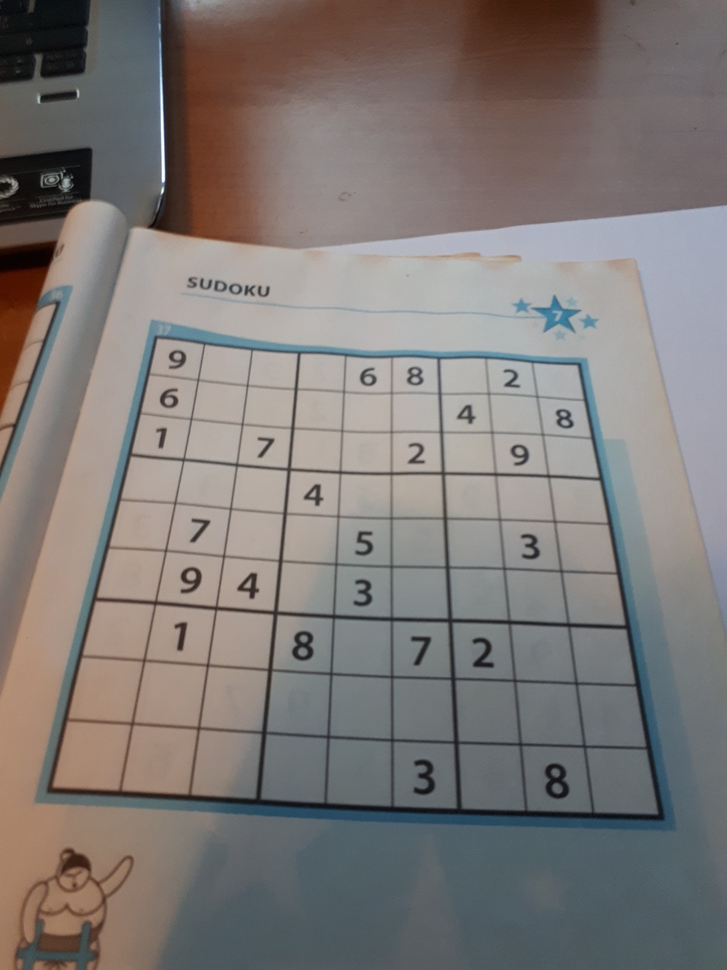
#> input picture SudokuParser/sudokus/10.jpg, 727 x 970 px, shrunk from 3456 x 4608 before the run
$ python -i utils.py   (imports and definitions only)
#> lines starting #> are read from the running program, lines starting #| are printed output that depends on the picture; after the words box and inside, x2 and y2 are one past the last pixel; in counts of white or black regions, pixels touching at a corner belong together
#> further down, picture is the input picture: shape (970, 727, 3); mean B, G, R 118.5, 121, 126.3
import numpy as np
import functools
import shutil
import os

import cv2 as cv

RED = (0,0,255)
BLUE = (0,255,0)
GREEN = (255,0,0)
IMT = (1,0,2)
GS_MAX = 255

GAUSSIAN = cv.ADAPTIVE_THRESH_GAUSSIAN_C
MEAN = cv.ADAPTIVE_THRESH_MEAN_C

# Transposes an image (a cv2 image)
def imT(img):
    return np.transpose(np.array(img), IMT)


# [33 lines left out: functions flt2d, argmax, max, min, argmin, not called in this run]

def eucl(p1, p2):
    return np.linalg.norm(p1-p2)

# [16 lines left out: function flatten, not called in this run]

def take(lst, ixs):
    return [lst[i] for i in ixs]

# lst: list to be filtered
# fn: funtion to filter
# lsts: other mutual lists
def mutFilter(lst1, fn, lst2):
    ixs = getIndex(lst1, fn)
    return take(lst1, ixs), take(lst2, ixs)

def getIndex(lst, fn):
    return [i for i, e in enumerate(lst) if fn(e)]

def setIfIndex(lst, ids, val):
    # TODO: make this more efficient
    return [(val if i in ids else e) for i, e in enumerate(lst)]

# [12 lines left out: functions isDigit, toDigit, not called in this run]

def emptyStrct(strct):
    return strct == []

def getRoot(strct):
    return strct[0]

def getSubStrct(strct):
    return strct[1]

# [19 lines left out: functions deleteOutDirStructure, createOutDirStructure, not called in this run]

def h(x):
    print("Hallo?")

"""Find the largest contour of the given image. If no contour is
found on the image, the contour is the edges of the image.

This method exclusively uses adaptiveThresholding."""
def findLargestContourAT(img,
                         method = GAUSSIAN,
                         window_size_fraction = 0.15,
                         window_size = 5,
                         threshold_C = 15):

#> called with method = 1, window_size_fraction = 0.15, window_size = 5, threshold_C = 15
    img_cp = np.array(img)
    if window_size == None:
        w, h, _ = img_cp.shape
        window_size = int( window_size_fraction *  min(w,h))

    gray = cv.cvtColor(img, cv.COLOR_BGR2GRAY)
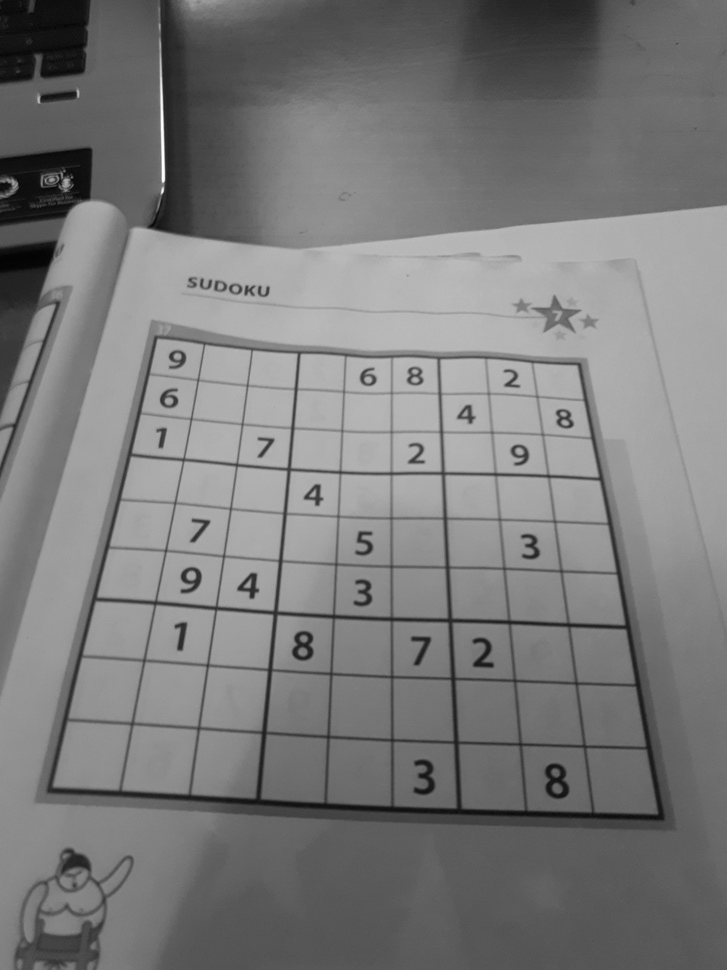
#> gray: shape (970, 727); min 3, max 253, mean 122.3
    edges = cv.adaptiveThreshold(gray,
                                 GS_MAX,
                                 method,
                                 cv.THRESH_BINARY_INV,
                                 window_size,
                                 threshold_C)
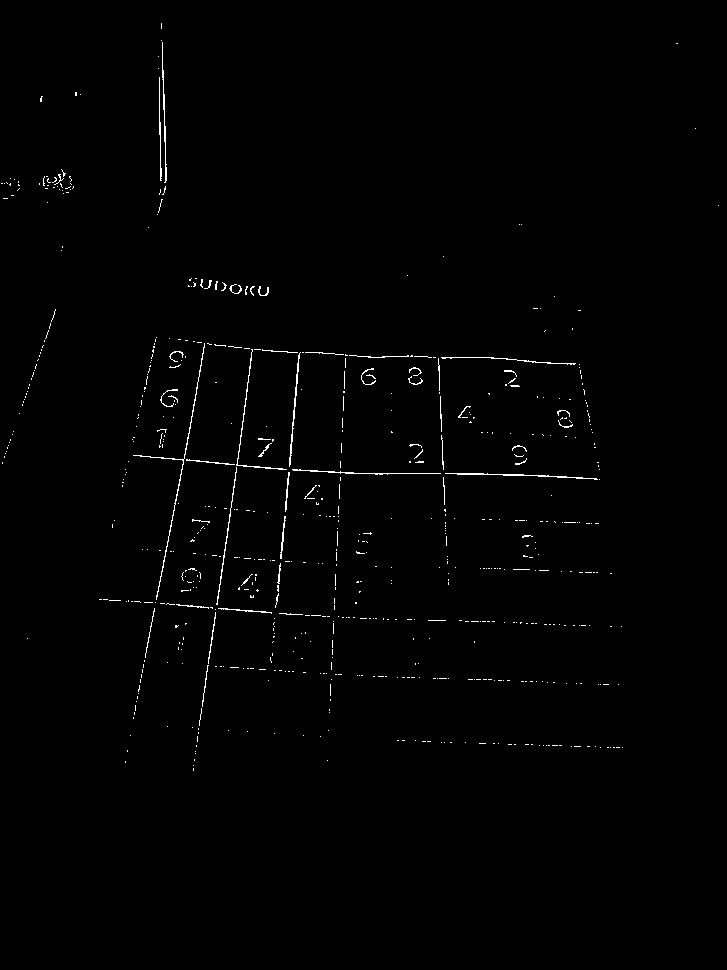
#> edges: shape (970, 727); 0.78% white in thin lines or dots, all inside (x1, y1, x2, y2) = (1, 23, 719, 771)

    contours, hierarchy = cv.findContours(edges,
                                          cv.RETR_TREE,
                                          cv.CHAIN_APPROX_SIMPLE)
#> contours = 662 contours, 650 with area under 20; largest, box (x1, y1, x2, y2) and area: (289, 352, 301, 467) 82, (445, 473, 598, 480) 79, (133, 343, 205, 600) 76, (162, 42, 167, 183) 56, (236, 349, 287, 470) 48

    print(f"contours: {len(contours)}")
#| contours: 662
    img_cp = cv.drawContours(img_cp, contours, -1, GREEN)
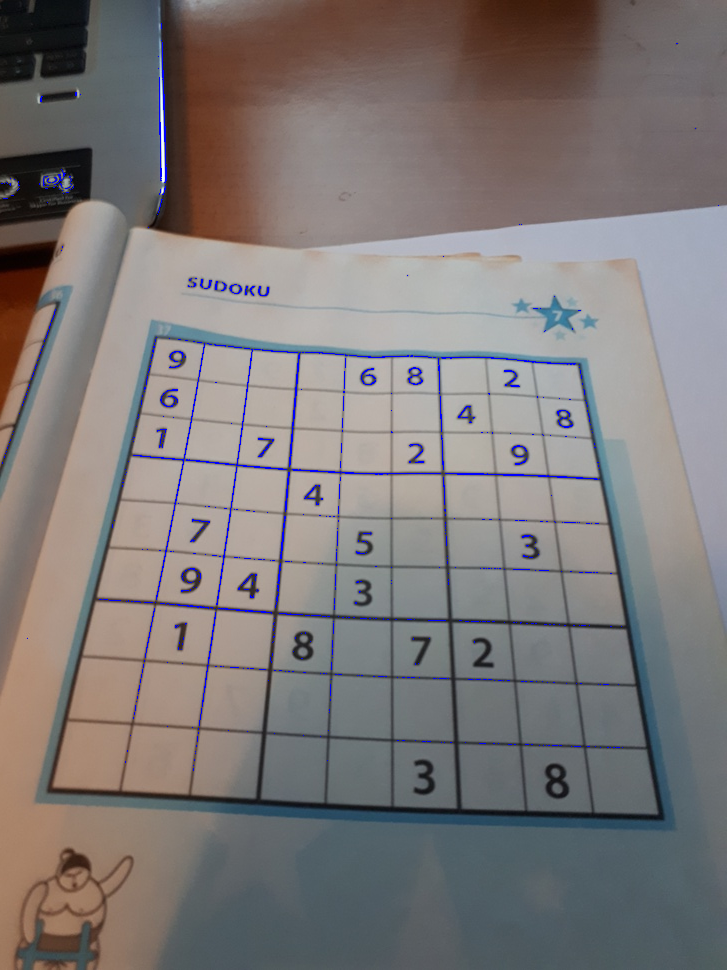
#> img_cp: shape (970, 727, 3); 0.78% of pixels changed, all inside (x1, y1, x2, y2) = (1, 23, 719, 771)
    cv.imshow("img", img_cp)
    cv.waitKey()

    if contours == []:
        print(None)

#> (the run stopped early here; a loop or call above may not have finished)

$ run again, on SudokuParser/sudokus/12.jpg
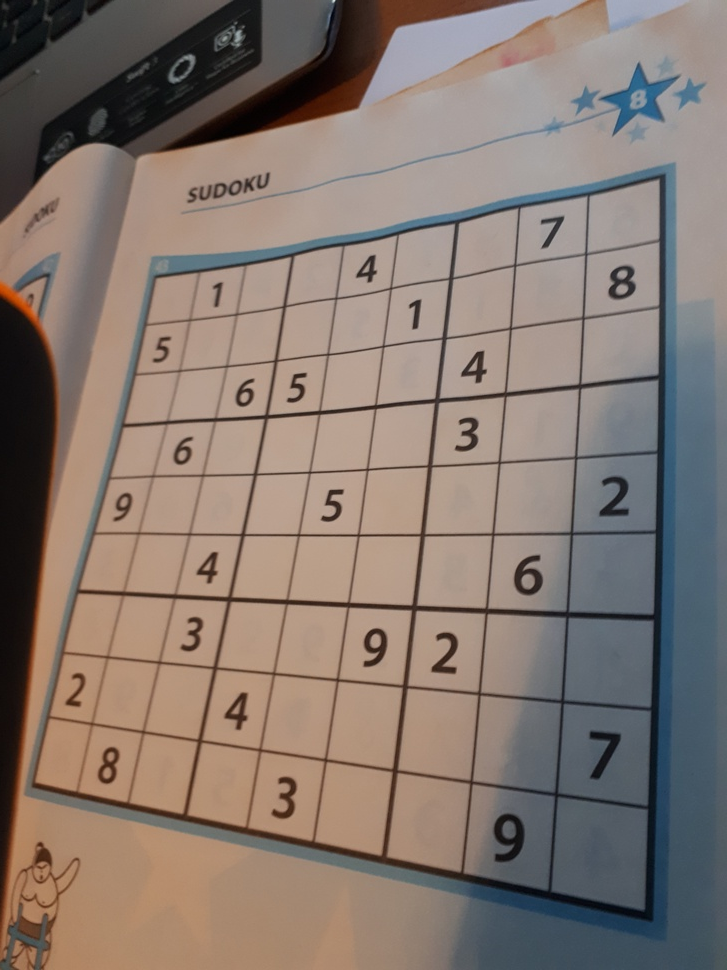
#> input picture SudokuParser/sudokus/12.jpg, 727 x 970 px, shrunk from 3456 x 4608 before the run
#> picture is the input picture: shape (970, 727, 3); mean B, G, R 111.9, 120, 133.7
#> in findLargestContourAT, `edges = cv.adaptiveThreshold(gray, GS_MAX, method, cv.THRESH_BINARY_IN..`:
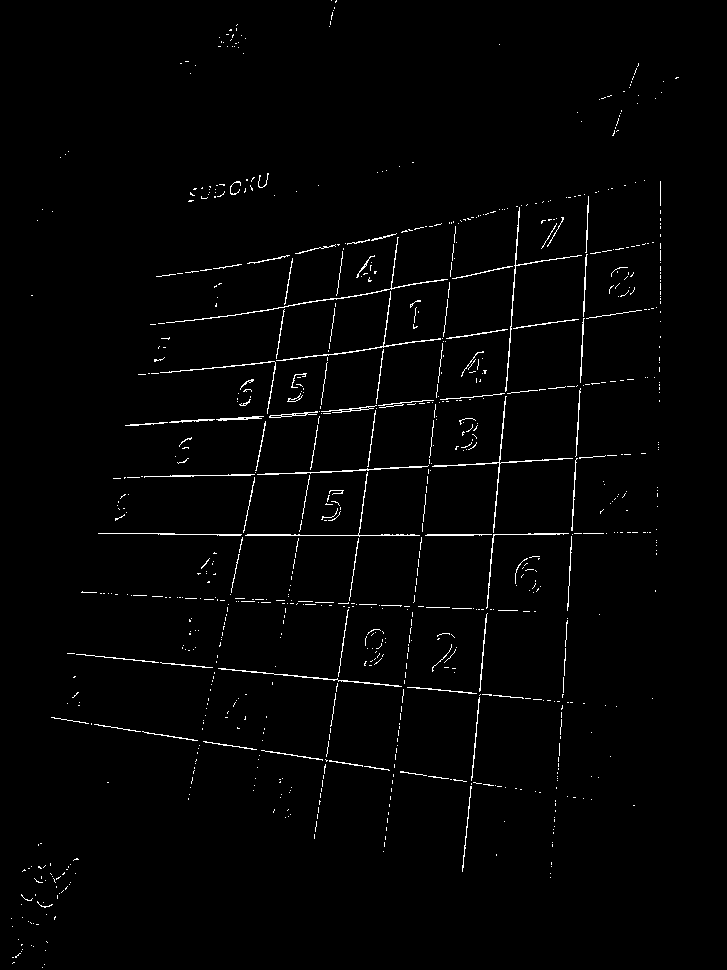
#> edges: shape (970, 727); 1.5% white in thin lines or dots
#> contours = 877 contours, 844 with area under 20; largest, box (x1, y1, x2, y2) and area: (432, 396, 573, 533) 122, (166, 237, 448, 323) 100, (505, 207, 582, 392) 97, (245, 472, 420, 537) 90, (257, 465, 429, 475) 89
#| contours: 877
#> in findLargestContourAT, `img_cp = cv.drawContours(img_cp, contours, -1, GREEN)`:
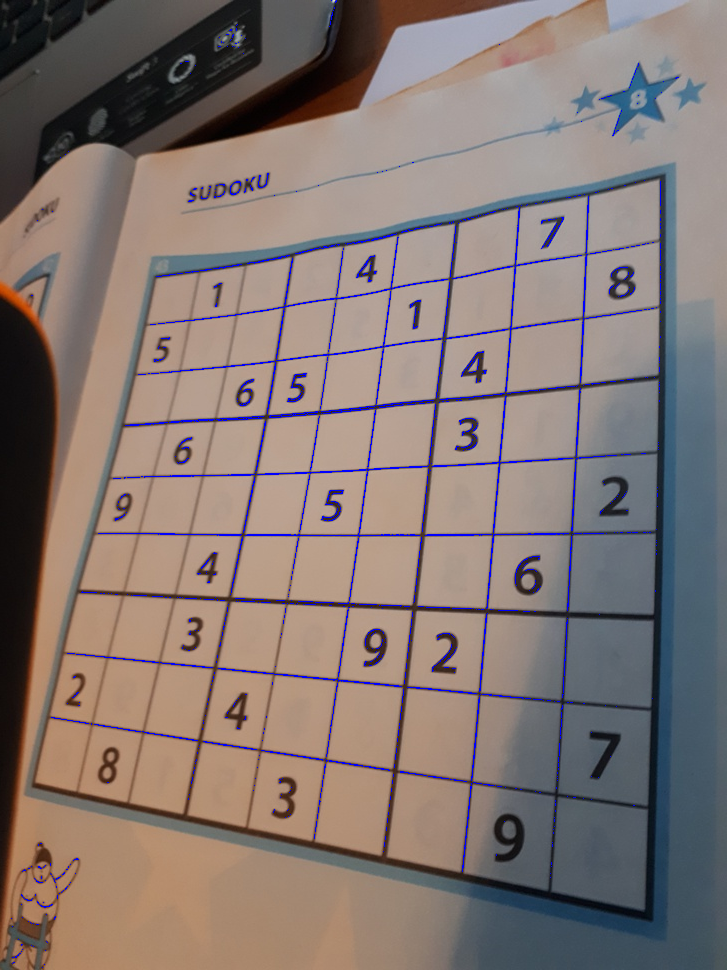
#> img_cp: shape (970, 727, 3); 1.54% of pixels changed, all inside (x1, y1, x2, y2) = (11, 0, 679, 968)
